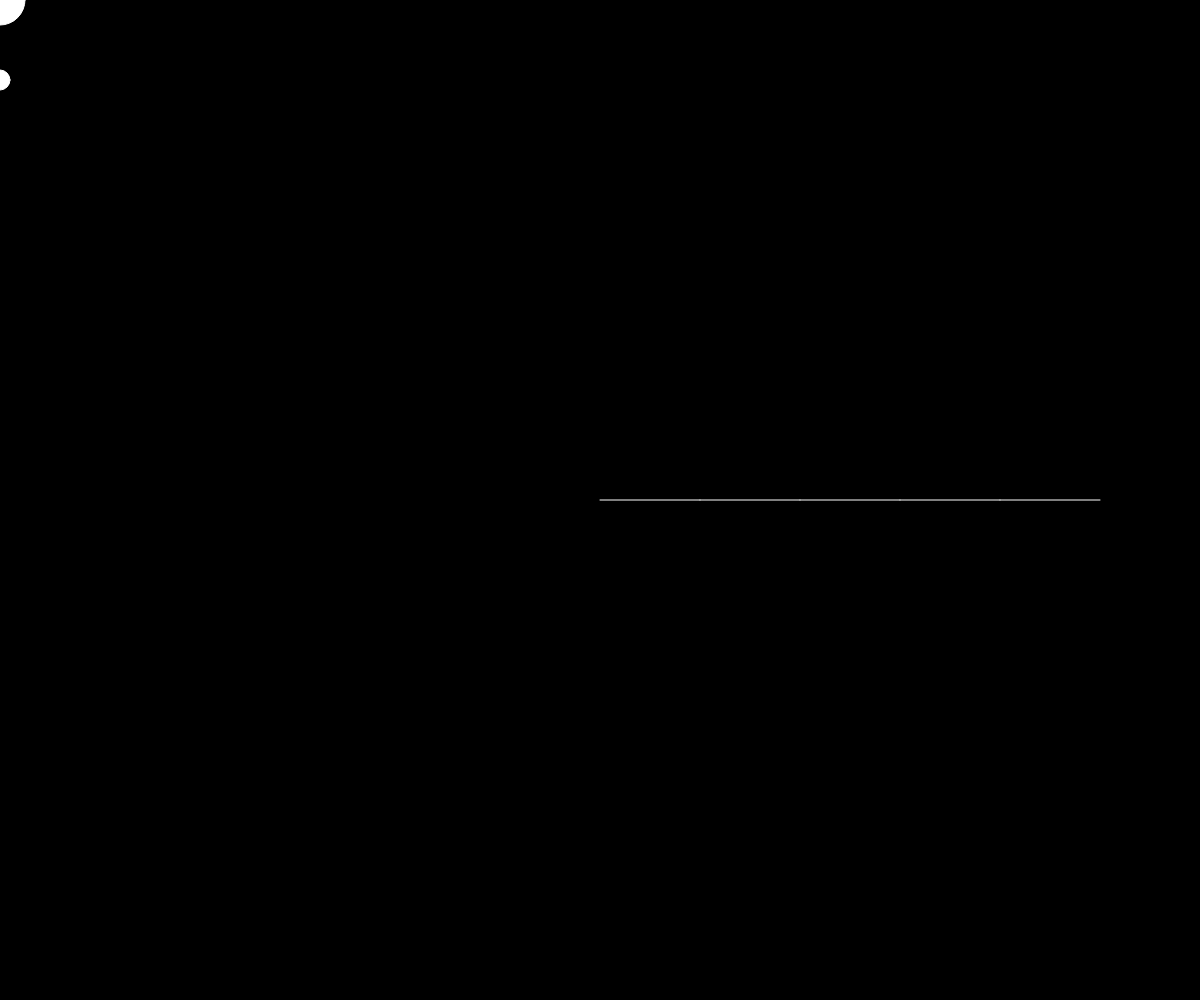
Frame 1 (no input)
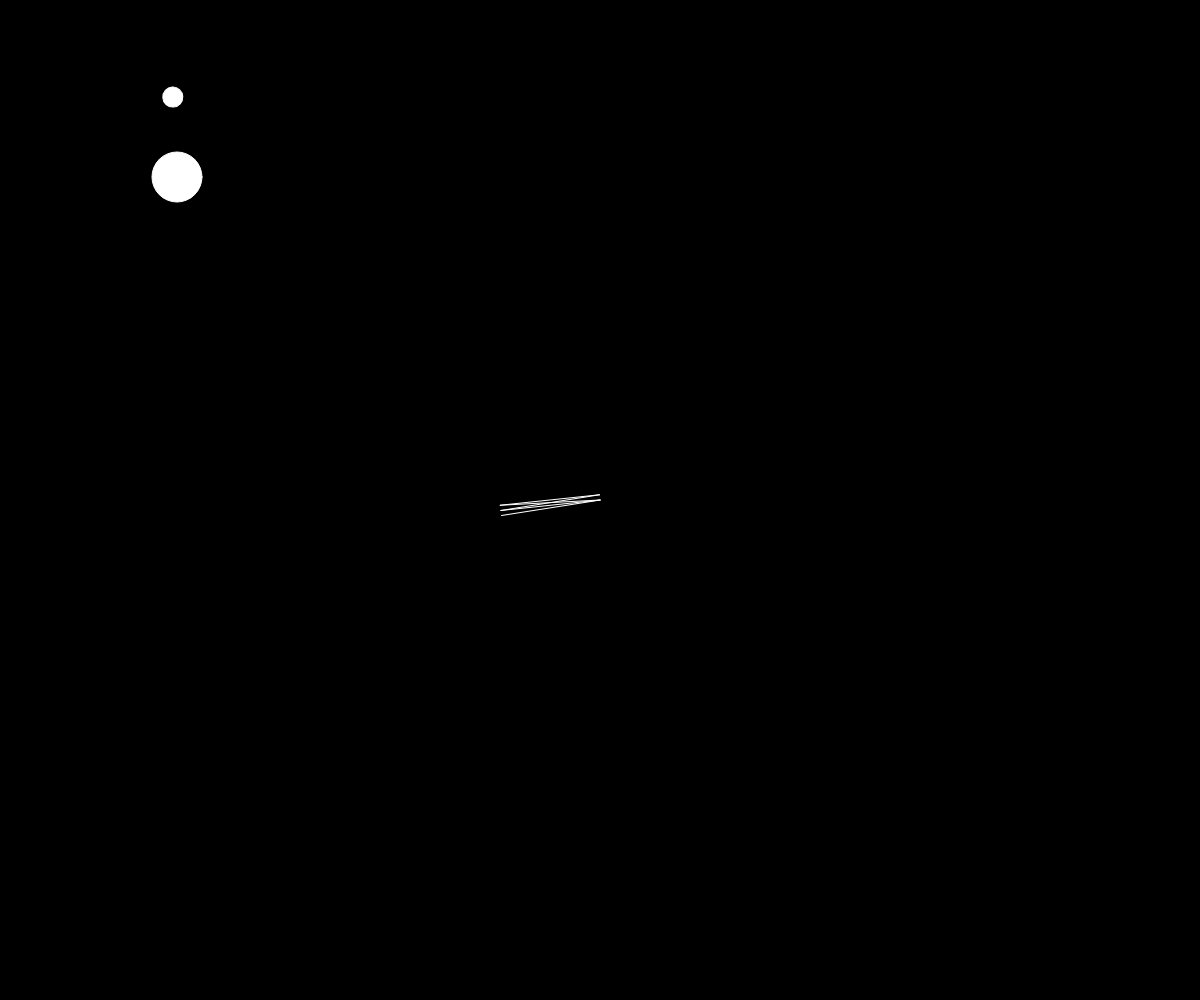
Frame 60 (no input)
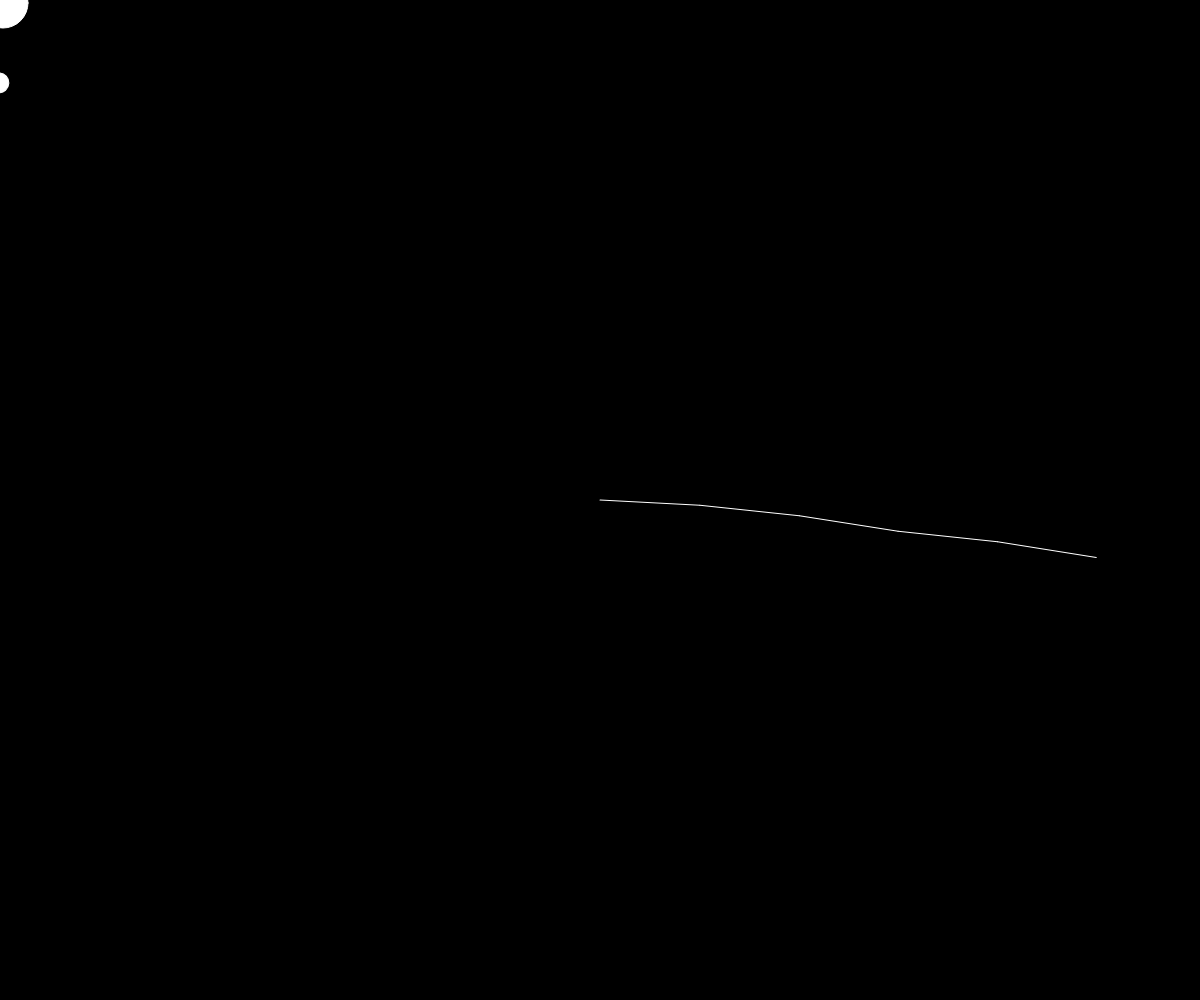
Frame 120 (the mouse pressed at the canvas centre since frame 60)

The p5.js sketch that drew these frames (run headless with seeded random() and noise() and a simulated clock; from frame 60 on, the mouse is pressed at the canvas centre):

// p5.js sketch
// ── sketch.js


let x = 0, y= 0;

let xV = 3; let yV = 3; let rV = 3;

function setup(){

  createCanvas(windowWidth, windowHeight);
  angleMode(DEGREES);

  stroke(255)
}
let r = 0;
function draw(){
  background(0)

  // push()
  // translate(mouseX,100)
  // ellipse(0,0,50)
  // translate(mouseX,100)
  // ellipse(0,0,50)
  // translate(mouseX,100)
  // ellipse(0,0,50)
  // translate(mouseX,100)
  // ellipse(0,0,50)
  // pop()
push()
  translate(width/2, height/2)
  rotate(r)
  line(0,0,100,0)
  translate(100, 0)
  rotate(r)
  line(0,0,100,0)
  translate(100, 0)
  rotate(r)
  line(0,0,100,0)
  translate(100, 0)
  rotate(-r)
  line(0,0,100,0)
  translate(100, 0)
  rotate(r)
  line(0,0,100,0)
pop()

push()
translate(x,y)
ellipse(0,0, 50) 
rotate(r)
translate(0,80)

ellipse(0,0, 20) 
pop()

  r+=rV

  x+=xV
  y+= yV;
}

function mousePressed(){
xV = 

xV = - xV
yV = -yV
rV = -rV
}
